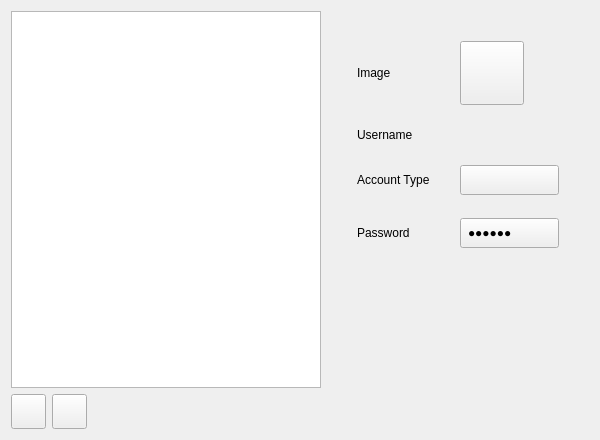
<?xml version="1.0" encoding="UTF-8"?>
<ui version="4.0">
 <class>PageUsers</class>
 <widget class="QWidget" name="PageUsers">
  <property name="geometry">
   <rect>
    <x>0</x>
    <y>0</y>
    <width>600</width>
    <height>440</height>
   </rect>
  </property>
  <property name="windowTitle">
   <string notr="true"/>
  </property>
  <layout class="QHBoxLayout" name="horizontalLayout_2">
   <item>
    <layout class="QVBoxLayout" name="verticalLayout">
     <item>
      <widget class="ListWidget" name="listWidget">
       <property name="sizePolicy">
        <sizepolicy hsizetype="Maximum" vsizetype="Expanding">
         <horstretch>0</horstretch>
         <verstretch>0</verstretch>
        </sizepolicy>
       </property>
       <property name="minimumSize">
        <size>
         <width>310</width>
         <height>0</height>
        </size>
       </property>
       <property name="iconSize">
        <size>
         <width>48</width>
         <height>48</height>
        </size>
       </property>
      </widget>
     </item>
     <item>
      <layout class="QHBoxLayout" name="horizontalLayout">
       <item>
        <widget class="QPushButton" name="buttonAdd">
         <property name="minimumSize">
          <size>
           <width>35</width>
           <height>35</height>
          </size>
         </property>
         <property name="maximumSize">
          <size>
           <width>35</width>
           <height>35</height>
          </size>
         </property>
         <property name="text">
          <string/>
         </property>
         <property name="icon">
          <iconset resource="../resources.qrc">
           <normaloff>:/images/resources/add.png</normaloff>:/images/resources/add.png</iconset>
         </property>
         <property name="iconSize">
          <size>
           <width>24</width>
           <height>24</height>
          </size>
         </property>
        </widget>
       </item>
       <item>
        <widget class="QPushButton" name="buttonRemove">
         <property name="minimumSize">
          <size>
           <width>35</width>
           <height>35</height>
          </size>
         </property>
         <property name="maximumSize">
          <size>
           <width>35</width>
           <height>35</height>
          </size>
         </property>
         <property name="text">
          <string/>
         </property>
         <property name="icon">
          <iconset resource="../resources.qrc">
           <normaloff>:/images/resources/remove.png</normaloff>:/images/resources/remove.png</iconset>
         </property>
         <property name="iconSize">
          <size>
           <width>24</width>
           <height>24</height>
          </size>
         </property>
        </widget>
       </item>
       <item>
        <spacer name="horizontalSpacer">
         <property name="orientation">
          <enum>Qt::Horizontal</enum>
         </property>
         <property name="sizeType">
          <enum>QSizePolicy::MinimumExpanding</enum>
         </property>
         <property name="sizeHint" stdset="0">
          <size>
           <width>40</width>
           <height>20</height>
          </size>
         </property>
        </spacer>
       </item>
      </layout>
     </item>
    </layout>
   </item>
   <item>
    <widget class="QWidget" name="userWidget" native="true">
     <layout class="QVBoxLayout" name="verticalLayout_2">
      <property name="spacing">
       <number>0</number>
      </property>
      <property name="leftMargin">
       <number>0</number>
      </property>
      <property name="topMargin">
       <number>0</number>
      </property>
      <property name="rightMargin">
       <number>0</number>
      </property>
      <property name="bottomMargin">
       <number>0</number>
      </property>
      <item>
       <layout class="QGridLayout" name="gridLayout">
        <property name="leftMargin">
         <number>30</number>
        </property>
        <property name="topMargin">
         <number>30</number>
        </property>
        <property name="rightMargin">
         <number>30</number>
        </property>
        <property name="bottomMargin">
         <number>30</number>
        </property>
        <property name="horizontalSpacing">
         <number>30</number>
        </property>
        <property name="verticalSpacing">
         <number>23</number>
        </property>
        <item row="0" column="0">
         <widget class="QLabel" name="label">
          <property name="text">
           <string>Image</string>
          </property>
         </widget>
        </item>
        <item row="1" column="0">
         <widget class="QLabel" name="label_3">
          <property name="text">
           <string>Username</string>
          </property>
         </widget>
        </item>
        <item row="2" column="0">
         <widget class="QLabel" name="label_4">
          <property name="text">
           <string>Account Type</string>
          </property>
         </widget>
        </item>
        <item row="3" column="0">
         <widget class="QLabel" name="label_2">
          <property name="text">
           <string>Password</string>
          </property>
         </widget>
        </item>
        <item row="2" column="1">
         <widget class="FlatButton" name="buttonAccountType">
          <property name="sizePolicy">
           <sizepolicy hsizetype="Expanding" vsizetype="Fixed">
            <horstretch>0</horstretch>
            <verstretch>0</verstretch>
           </sizepolicy>
          </property>
          <property name="minimumSize">
           <size>
            <width>0</width>
            <height>30</height>
           </size>
          </property>
          <property name="styleSheet">
           <string notr="true">padding-left: 7px;
padding-right: 7px;
text-align:left;</string>
          </property>
          <property name="text">
           <string/>
          </property>
         </widget>
        </item>
        <item row="3" column="1">
         <widget class="FlatButton" name="buttonPassword">
          <property name="sizePolicy">
           <sizepolicy hsizetype="Expanding" vsizetype="Fixed">
            <horstretch>0</horstretch>
            <verstretch>0</verstretch>
           </sizepolicy>
          </property>
          <property name="minimumSize">
           <size>
            <width>0</width>
            <height>30</height>
           </size>
          </property>
          <property name="styleSheet">
           <string notr="true">padding-left: 7px;
padding-right: 7px;
text-align:left;</string>
          </property>
          <property name="text">
           <string>●●●●●●</string>
          </property>
         </widget>
        </item>
        <item row="0" column="1">
         <widget class="FlatButton" name="buttonImage">
          <property name="sizePolicy">
           <sizepolicy hsizetype="Fixed" vsizetype="Fixed">
            <horstretch>0</horstretch>
            <verstretch>0</verstretch>
           </sizepolicy>
          </property>
          <property name="minimumSize">
           <size>
            <width>64</width>
            <height>64</height>
           </size>
          </property>
          <property name="maximumSize">
           <size>
            <width>64</width>
            <height>64</height>
           </size>
          </property>
          <property name="text">
           <string/>
          </property>
          <property name="iconSize">
           <size>
            <width>55</width>
            <height>55</height>
           </size>
          </property>
         </widget>
        </item>
        <item row="1" column="1">
         <widget class="QLabel" name="labelUsername">
          <property name="styleSheet">
           <string notr="true">padding-left: 7px;
padding-right: 7px;
text-align:left;</string>
          </property>
          <property name="text">
           <string/>
          </property>
         </widget>
        </item>
       </layout>
      </item>
      <item>
       <spacer name="verticalSpacer">
        <property name="orientation">
         <enum>Qt::Vertical</enum>
        </property>
        <property name="sizeHint" stdset="0">
         <size>
          <width>20</width>
          <height>87</height>
         </size>
        </property>
       </spacer>
      </item>
     </layout>
    </widget>
   </item>
  </layout>
 </widget>
 <customwidgets>
  <customwidget>
   <class>ListWidget</class>
   <extends>QListWidget</extends>
   <header>widgets/ListWidget.h</header>
  </customwidget>
  <customwidget>
   <class>FlatButton</class>
   <extends>QPushButton</extends>
   <header>widgets/FlatButton.h</header>
  </customwidget>
 </customwidgets>
 <resources>
  <include location="../resources.qrc"/>
 </resources>
 <connections/>
</ui>
